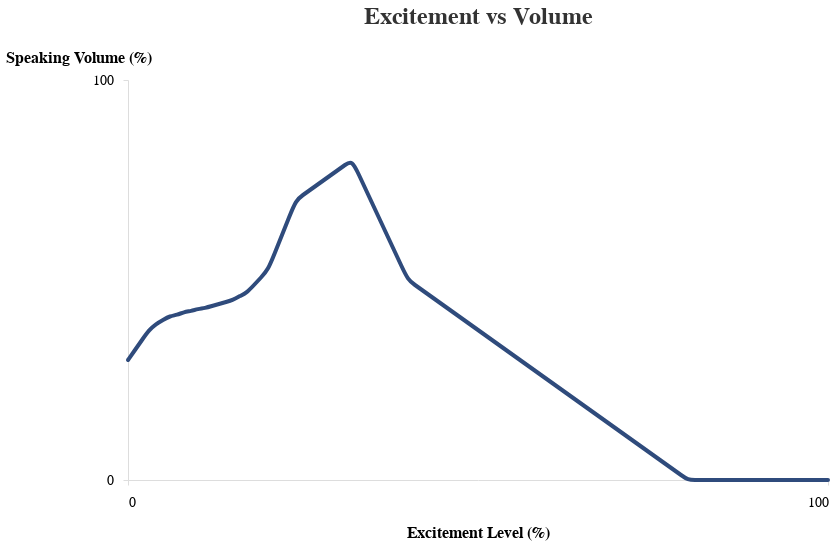

Specify this chart in Vega-Lite:
### Vega-Lite specification from a JSON file in a GitHub repository (floating-point values rounded to 4 significant figures)
{"$schema": "https://vega.github.io/schema/vega-lite/v5.json", "width": 700, "height": 400, "title": {"text": "Excitement vs Volume", "fontSize": 24, "font": "Helvetica Neue, sans-serif", "anchor": "middle", "color": "#333", "offset": 20}, "data": {"values": [{"excitement": 0, "volume": 30}, {"excitement": 1, "volume": 32.5}, {"excitement": 2, "volume": 35}, {"excitement": 3, "volume": 37.5}, {"excitement": 4, "volume": 39}, {"excitement": 5, "volume": 40}, {"excitement": 6, "volume": 41}, {"excitement": 7, "volume": 41.25}, {"excitement": 8, "volume": 42}, {"excitement": 9, "volume": 42.25}, {"excitement": 10, "volume": 42.75}, {"excitement": 11, "volume": 43}, {"excitement": 12, "volume": 43.5}, {"excitement": 13, "volume": 44}, {"excitement": 14, "volume": 44.5}, {"excitement": 15, "volume": 45}, {"excitement": 16, "volume": 46}, {"excitement": 17, "volume": 46.88}, {"excitement": 18, "volume": 48.75}, {"excitement": 19, "volume": 50.62}, {"excitement": 20, "volume": 52.5}, {"excitement": 21, "volume": 56.88}, {"excitement": 22, "volume": 61.25}, {"excitement": 23, "volume": 65.62}, {"excitement": 24, "volume": 70}, {"excitement": 25, "volume": 71.25}, {"excitement": 26, "volume": 72.5}, {"excitement": 27, "volume": 73.75}, {"excitement": 28, "volume": 75}, {"excitement": 29, "volume": 76.25}, {"excitement": 30, "volume": 77.5}, {"excitement": 31, "volume": 78.75}, {"excitement": 32, "volume": 80}, {"excitement": 33, "volume": 76.25}, {"excitement": 34, "volume": 72.5}, {"excitement": 35, "volume": 68.75}, {"excitement": 36, "volume": 65}, {"excitement": 37, "volume": 61.25}, {"excitement": 38, "volume": 57.5}, {"excitement": 39, "volume": 53.75}, {"excitement": 40, "volume": 50}, {"excitement": 41, "volume": 48.75}, {"excitement": 42, "volume": 47.5}, {"excitement": 43, "volume": 46.25}, {"excitement": 44, "volume": 45}, {"excitement": 45, "volume": 43.75}, {"excitement": 46, "volume": 42.5}, {"excitement": 47, "volume": 41.25}, {"excitement": 48, "volume": 40}, {"excitement": 49, "volume": 38.75}, {"excitement": 50, "volume": 37.5}, {"excitement": 51, "volume": 36.25}, {"excitement": 52, "volume": 35}, {"excitement": 53, "volume": 33.75}, {"excitement": 54, "volume": 32.5}, {"excitement": 55, "volume": 31.25}, {"excitement": 56, "volume": 30}, {"excitement": 57, "volume": 28.75}, {"excitement": 58, "volume": 27.5}, {"excitement": 59, "volume": 26.25}, {"excitement": 60, "volume": 25}, {"excitement": 61, "volume": 23.75}, {"excitement": 62, "volume": 22.5}, {"excitement": 63, "volume": 21.25}, {"excitement": 64, "volume": 20}, {"excitement": 65, "volume": 18.75}, {"excitement": 66, "volume": 17.5}, {"excitement": 67, "volume": 16.25}, {"excitement": 68, "volume": 15}, {"excitement": 69, "volume": 13.75}, {"excitement": 70, "volume": 12.5}, {"excitement": 71, "volume": 11.25}, {"excitement": 72, "volume": 10}, {"excitement": 73, "volume": 8.75}, {"excitement": 74, "volume": 7.5}, {"excitement": 75, "volume": 6.25}, {"excitement": 76, "volume": 5}, {"excitement": 77, "volume": 3.75}, {"excitement": 78, "volume": 2.5}, {"excitement": 79, "volume": 1.25}, {"excitement": 80, "volume": 0}, {"excitement": 81, "volume": 0}, {"excitement": 82, "volume": 0}, {"excitement": 83, "volume": 0}, {"excitement": 84, "volume": 0}, {"excitement": 85, "volume": 0}, {"excitement": 86, "volume": 0}, {"excitement": 87, "volume": 0}, {"excitement": 88, "volume": 0}, {"excitement": 89, "volume": 0}, {"excitement": 90, "volume": 0}, {"excitement": 91, "volume": 0}, {"excitement": 92, "volume": 0}, {"excitement": 93, "volume": 0}, {"excitement": 94, "volume": 0}, {"excitement": 95, "volume": 0}, {"excitement": 96, "volume": 0}, {"excitement": 97, "volume": 0}, {"excitement": 98, "volume": 0}, {"excitement": 99, "volume": 0}, {"excitement": 100, "volume": 0}]}, "mark": {"type": "line", "interpolate": "basis", "strokeWidth": 4, "color": "#2f4b7c", "strokeCap": "round", "strokeJoin": "round"}, "encoding": {"x": {"field": "excitement", "type": "quantitative", "title": "Excitement Level (%)", "axis": {"grid": false, "labelFont": "Helvetica Neue, sans-serif", "titleFont": "Helvetica Neue, sans-serif", "labelFontSize": 14, "titleFontSize": 16, "titlePadding": 15, "labelPadding": 10, "values": [0, 100]}, "scale": {"domain": [0, 100]}}, "y": {"field": "volume", "type": "quantitative", "title": "Speaking Volume (%)", "axis": {"grid": false, "labelFont": "Helvetica Neue, sans-serif", "titleFont": "Helvetica Neue, sans-serif", "labelFontSize": 14, "titleFontSize": 16, "titlePadding": 15, "labelPadding": 10, "orient": "left", "titleAngle": 0, "titleX": -50, "titleY": -15, "values": [0, 100]}, "scale": {"domain": [0, 100]}}}, "config": {"view": {"stroke": null, "padding": 20}, "axis": {"domainColor": "#ddd", "tickColor": "#ddd"}}}
